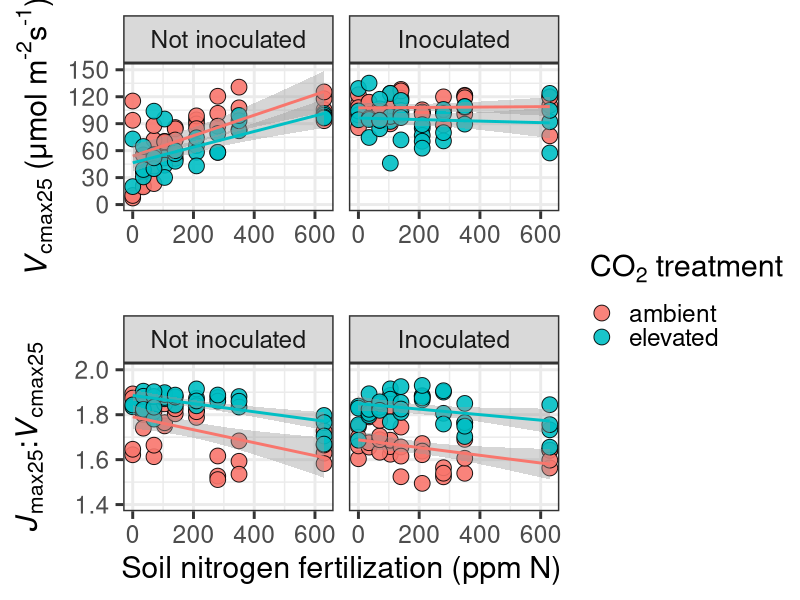
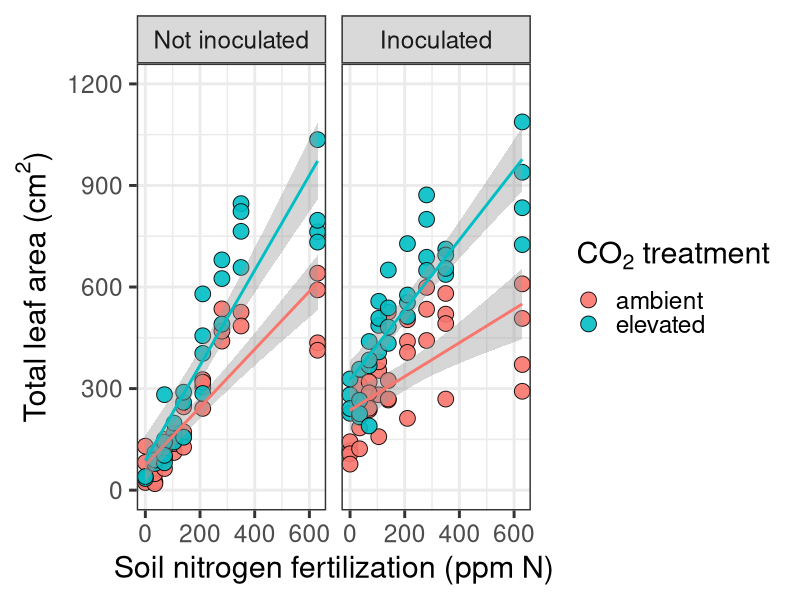

Here is the R script that generated these plots, in order:
## Load libraries
library(ggplot2)
library(car)
library(emmeans)
library(ggpubr)

## Load file
df <- read.csv("../data_sheets/NxCO2_datasheet.csv")

## Preliminary models for LEMONTREE meeting
df$vcmax25[91] <- NA

vcmax25 <- lm(vcmax25 ~ as.factor(co2) * inoc * as.numeric(n.trt),
              data = df)
summary(vcmax25)
Anova(vcmax25)

shapiro.test(residuals(vcmax25))
outlierTest(vcmax25)

## Preliminary plots for LEMONTREE meeting
inoc.labs <- c("Not inoculated", "Inoculated")
names(inoc.labs) <- c("n", "y")


vcmax25 <- ggplot(data = subset(df, !is.na(inoc)), 
       aes(x = as.numeric(n.trt), y = vcmax25)) +
  geom_point(shape = 21, size = 5, alpha = 0.9, aes(fill = co2)) +
  geom_smooth(method = "lm", aes(color = co2)) +
  scale_y_continuous(limits = c(0, 150), breaks = seq(0, 150, 30)) +
  scale_fill_discrete(labels = c("ambient", "elevated")) +
  labs(x = NULL,
       y = expression(italic("V")["cmax25"]*" (μmol m"^"-2"*"s"^"-1"*")"),
       fill = expression("CO"["2"]*" treatment")) +
  facet_grid(~inoc, labeller = labeller(inoc = inoc.labs)) +
  guides(color = "none") +
  theme_bw(base_size = 22)

jmax25 <- ggplot(data = subset(df, !is.na(inoc)), 
       aes(x = as.numeric(n.trt), y = jmax25)) +
  geom_point(shape = 21, size = 5, alpha = 0.9, aes(fill = co2)) +
  geom_smooth(method = "lm", aes(color = co2)) +
  scale_fill_discrete(labels = c("ambient", "elevated")) +
  labs(x = "Soil nitrogen fertilization (ppm N)",
       y = expression(italic("J")["max25"]*" (μmol m"^"-2"*"s"^"-1"*")"),
       fill = expression("CO"["2"]*" treatment")) +
  facet_grid(~inoc, labeller = labeller(inoc = inoc.labs)) +
  theme_bw(base_size = 22)


jv.rat <- ggplot(data = subset(df, !is.na(inoc)), 
       aes(x = as.numeric(n.trt), y = jmax25.vcmax25)) +
  geom_point(shape = 21, size = 5, alpha = 0.9, aes(fill = co2)) +
  geom_smooth(method = "lm", aes(color = co2)) +
  scale_fill_discrete(labels = c("ambient", "elevated")) +
  scale_y_continuous(limits = c(1.4,2), breaks = seq(1.4,2,0.2)) +
  labs(x = "Soil nitrogen fertilization (ppm N)",
       y = expression(italic("J")["max25"]*":"*italic("V")["cmax25"]),
       fill = expression("CO"["2"]*" treatment")) +
  facet_grid(~inoc, labeller = labeller(inoc = inoc.labs)) +
  guides(color = "none") +
  theme_bw(base_size = 22)

tla <- ggplot(data = subset(df, !is.na(inoc)), 
              aes(x = as.numeric(n.trt), y = tla)) +
  geom_point(shape = 21, size = 5, alpha = 0.9, aes(fill = co2)) +
  geom_smooth(method = "lm", aes(color = co2)) +
  scale_fill_discrete(labels = c("ambient", "elevated")) +
  scale_y_continuous(limits = c(0, 1200), breaks = seq(0, 1200, 300)) +
  labs(x = "Soil nitrogen fertilization (ppm N)",
       y = expression("Total leaf area (cm"^2*")"),
       fill = expression("CO"["2"]*" treatment")) +
  facet_grid(~inoc, labeller = labeller(inoc = inoc.labs)) +
  guides(color = "none") +
  theme_bw(base_size = 22)

png("../working_drafts/NxCO2_LEMONTREE_fig_vcmax_jvrat.png",
    width = 12, height = 12, units = 'in', res = 600)
ggarrange(vcmax25, jv.rat, nrow = 2, align = "hv", common.legend = TRUE,
          legend = "right")
dev.off()

png("../working_drafts/NxCO2_LEMONTREE_fig_tla.png",
    width = 12, height = 6, units = 'in', res = 600)
tla
dev.off()
